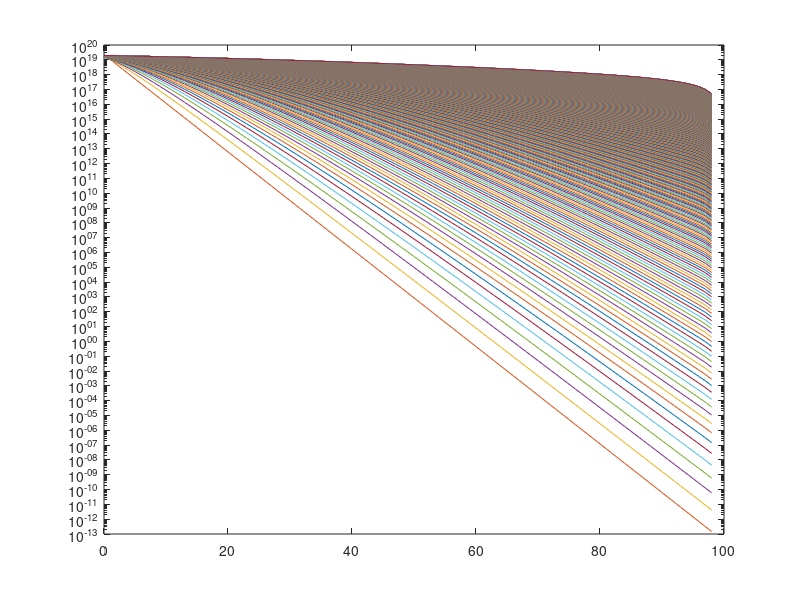

This figure's MATLAB source:
%% Task 6
C_vector = zeros(1,100);
C_vector(1:2) = 2e19;
D = 1.69e-10;   %cm^2 hr^-1
                %temperature = 1050C, dopant = Boron
%dt = 0.2e-9;    %hr
%dx2 = 3e-10;
dt = 1e-3;      %divides 1 hour into 1000 points
dx2 = 6e-7;     %chose this number so k < 1/2
k = D*dt/(dx2^2);
xlabel('Depth');
ylabel('Concentration');

semilogy(C_vector);
hold
for j = 1:1000
    C_vector(1) = C_vector(1) + k*(2e19 - 2*C_vector(1) + C_vector(2));
    for i = 2:length(C_vector)-1  % start at 2 because there is no value left of the first element
        C_vector(i) = C_vector(i) + k*(C_vector(i-1) - 2*C_vector(i) + C_vector(i+1));
    end
    semilogy(0:length(C_vector) -1, C_vector);
   % pause(0.005)
end
% plot(C_vector);
